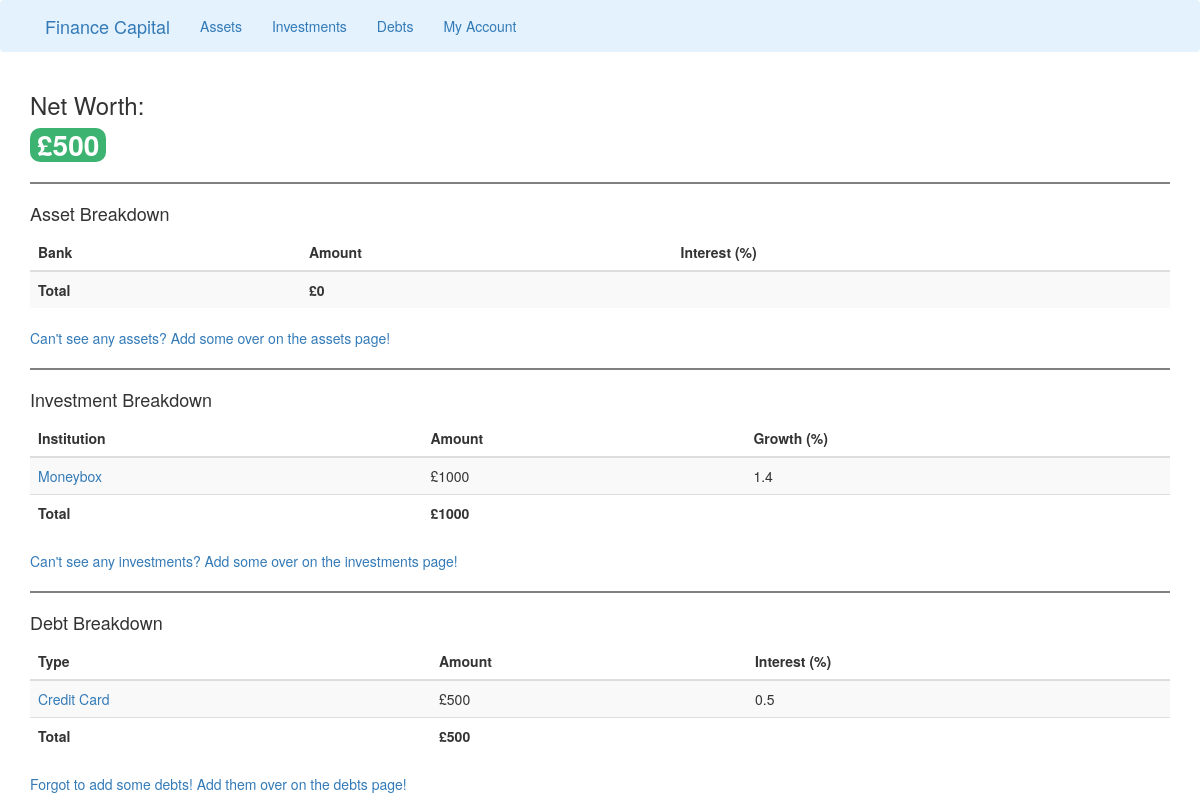
/account, run on an earlier commit of the app's database.
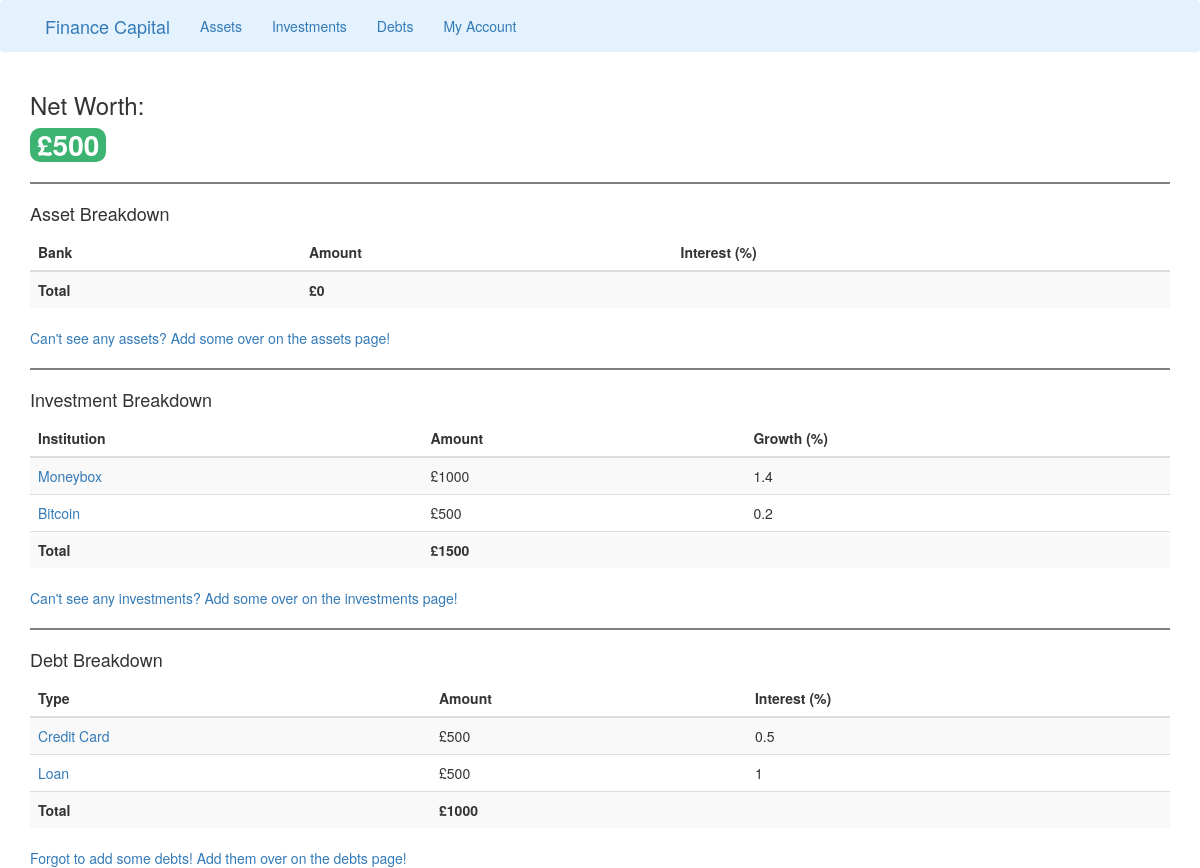
And on a later commit of the database.
### run.py (models this page shows, shortened)
class adding_investments(db.Model, UserMixin):
    id = db.Column(db.Integer, primary_key=True)
    institution = db.Column(db.String, nullable=False)
    amount = db.Column(db.Integer, nullable=False)
    growth = db.Column(db.Integer, nullable=False)

class adding_debts(db.Model, UserMixin):
    id = db.Column(db.Integer, primary_key=True)
    debt_type = db.Column(db.String, nullable=False)
    amount = db.Column(db.Integer, nullable=False)
    interest = db.Column(db.Integer, nullable=False)

### run.py (the view)
@app.route('/account', methods=['GET', 'POST'])
def account():
    form_1 = adding_assets.query.all()
    form_2 = adding_investments.query.all()
    form_3 = adding_debts.query.all()
    result_1 = [r.amount for r in db.session.query(adding_assets).all()]
    total_assets = sum(result_1)
    result_2 = [r.amount for r in db.session.query(adding_investments).all()]
    total_investments = sum(result_2)
    result_3 = [r.amount for r in db.session.query(adding_debts).all()]
    total_debts = sum(result_3)
    net_worth = total_assets + total_investments - total_debts
    return render_template('account.html', title='Account', form_1=form_1, form_2=form_2, form_3=form_3,
                            total_assets=total_assets, total_investments=total_investments,
                            total_debts=total_debts, net_worth=net_worth)

### templates/account.html (shortened to what this page needs)
{% extends 'base.html' %}
{% block content %}
<link rel="stylesheet" href='run.py'>
<div class="container">
    <h3>Net Worth:</h3>
    {% if net_worth > 0 %}
        <span class="badge badge-info even-larger-badge" style="background-color:MediumSeaGreen;">£{{ net_worth }}</span>
    {% elif net_worth < 0  %}
        <span class="badge badge-info even-larger-badge" style="background-color:Tomato;">£{{ net_worth }}</span>
    {% else %}
        <span class="badge badge-info even-larger-badge">£0</span>
    {% endif %}
    <hr style="height:2px;border-width:0;color:gray;background-color:gray">
    <h4>Asset Breakdown</h4>
        <table class="table table-striped">
            <thead>
            <tr>
                <th>Bank</th>
                <th>Amount</th>
                <th>Interest (%)</th>
            </tr>
            </thead>
            <tbody>
            <tr>
                <th>Total</th>
                <th>£{{ total_assets }}</th>
                <th></th>
            </tr>
            </tbody>
        </table>
    <a href="{{ url_for('assets') }}">Can't see any assets? Add some over on the assets page!</a>
    <hr style="height:2px;border-width:0;color:gray;background-color:gray">
    <h4>Investment Breakdown</h4>
    <table class="table table-striped">
        <thead>
        <tr>
            <th>Institution</th>
            <th>Amount</th>
            <th>Growth (%)</th>
        </tr>
        </thead>
        <tbody>
        {% for investment in form_2 %}
        <tr>
            <td> <a href="{{ url_for('delete_investment', investment_id=investment.id) }}">{{ investment.institution }}</td>
            <td>£{{ investment.amount }}</td>
            <td>{{ investment.growth }}</td>
        </tr>
        {% endfor %}
        <tr>
            <th>Total</th>
            <th>£{{ total_investments }}</th>
            <th></th>
        </tr>
        </tbody>
    </table>
    <a href="{{ url_for('investments') }}">Can't see any investments? Add some over on the investments page!</a>
    <hr style="height:2px;border-width:0;color:gray;background-color:gray">
    <h4>Debt Breakdown</h4>
        <table class="table table-striped">
            <thead>
            <tr>
                <th>Type</th>
                <th>Amount</th>
                <th>Interest (%)</th>
            </tr>
            </thead>
            <tbody>
                {% for debt in form_3 %}
                <tr>
                    <td> <a href="{{ url_for('delete_debt', debt_id=debt.id) }}">{{ debt.debt_type }}</td>
                    <td>£{{ debt.amount }}</td>
                    <td>{{ debt.interest }}</td>
                </tr>
                {% endfor %}
                <tr>
                    <th>Total</th>
                    <th>£{{ total_debts }}</th>
                    <th></th>
                </tr>
            </tbody>
        </table>
    <a href="{{ url_for('debts') }}">Forgot to add some debts! Add them over on the debts page!</a>
</div>
{% endblock content %}

### templates/base.html (shortened to what this page needs)
<!DOCTYPE html>
<html lang="en">
<head>
  <link rel="stylesheet" href="https://maxcdn.bootstrapcdn.com/bootstrap/3.4.1/css/bootstrap.min.css">
</head>
<html>
<body>
    <nav>
    <div class="navbar navbar-light" style="background-color: #e3f2fd;">
        <div class='container'>
        <div class="container-fluid">
            <div class="navbar-header">
                <a class="navbar-brand" href="{{ url_for('home') }}">Finance Capital</a>
            </div>
            <ul class="nav navbar-nav">
                <li><a href="{{ url_for('assets') }}">Assets</a></li>
                <li><a href="{{ url_for('investments') }}">Investments</a></li>
                <li><a href="{{ url_for('debts') }}">Debts</a></li>
                <li><a href="{{ url_for('account') }}">My Account</a></li>
            </ul>
        </div>
        </div>
    </div>
    </nav>
    {% block content %}
    {% endblock %}
</body>
</html>

### templates/account.html (style rules this page uses)
.even-larger-badge { font-size: 2.0em; }

What changed in the data, as far as the page shows it:
added adding_investments: institution "Bitcoin", amount "500", growth "0.2"
added adding_debts: debt_type "Loan", amount "500", interest "1"
Also different on the page:
{{ total_investments }}: "1000" → "1500"
{{ total_debts }}: "500" → "1000"
